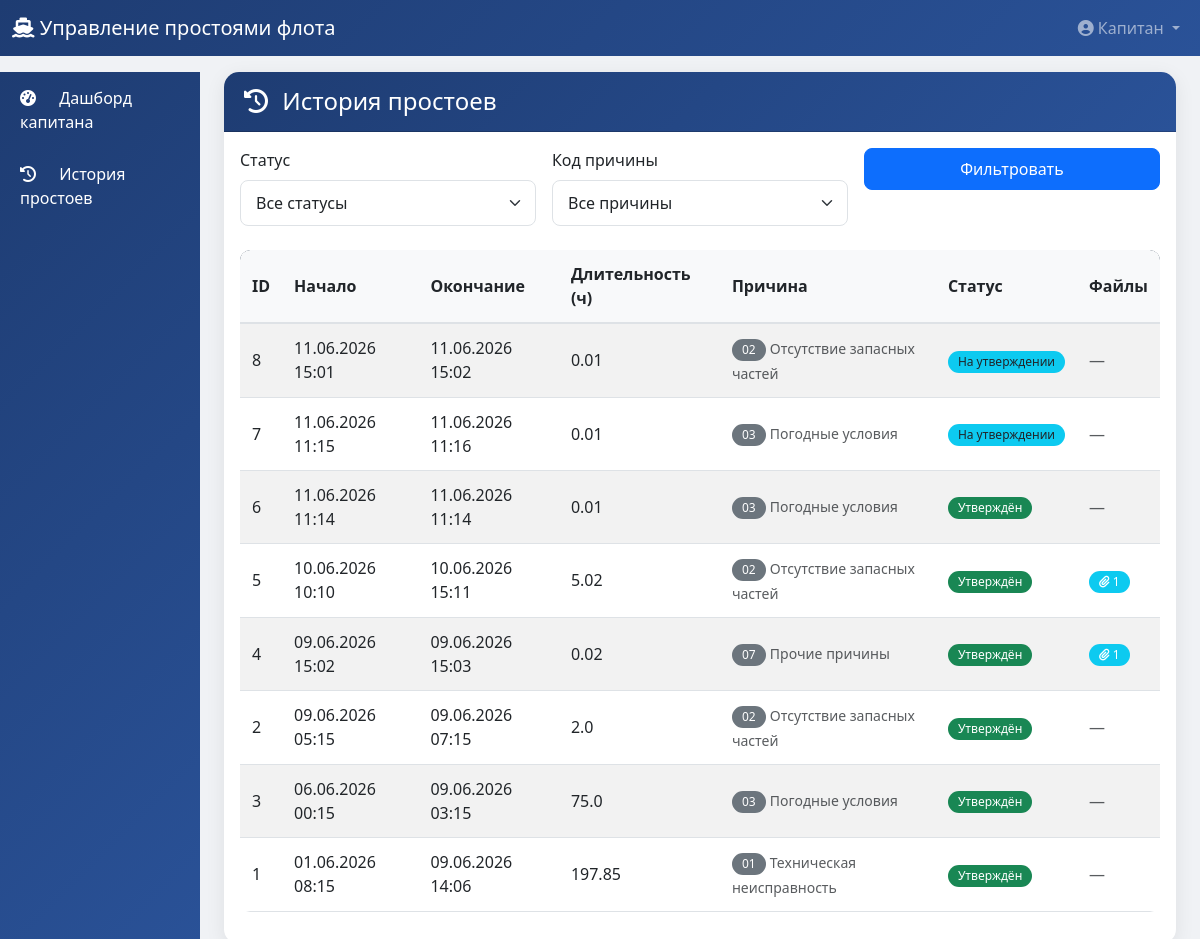
The page /captain/history (signed in) on the database its author committed.
### models.py (models this page shows)
class User(UserMixin, db.Model):
    __tablename__ = 'users'
    id = db.Column(db.Integer, primary_key=True)
    username = db.Column(db.String(80), unique=True, nullable=False)
    password_hash = db.Column(db.String(200), nullable=False)
    full_name = db.Column(db.String(200), nullable=False)
    role = db.Column(db.String(20), nullable=False)
    is_active = db.Column(db.Boolean, default=True)
    ship_id = db.Column(db.Integer, db.ForeignKey('ships.id'), nullable=True)
    created_at = db.Column(db.DateTime, default=datetime.utcnow)
    ship = db.relationship('Ship', backref='captains', foreign_keys=[ship_id])

class Downtime(db.Model):
    __tablename__ = 'downtimes'
    id = db.Column(db.Integer, primary_key=True)
    ship_id = db.Column(db.Integer, db.ForeignKey('ships.id'), nullable=False)
    start_time = db.Column(db.DateTime, nullable=False)
    end_time = db.Column(db.DateTime, nullable=True)
    reason_code = db.Column(db.String(2), nullable=True)
    description = db.Column(db.Text, nullable=True)
    status = db.Column(db.String(20), default='draft')  # draft, captain_signed, approved, rejected
    engineer_comment = db.Column(db.Text, nullable=True)
    engineer_approved = db.Column(db.Boolean, default=False)
    created_by = db.Column(db.Integer, db.ForeignKey('users.id'))
    created_at = db.Column(db.DateTime, default=datetime.utcnow)
    ship = db.relationship('Ship', backref='downtimes')
    creator = db.relationship('User', backref='created_downtimes')
    def get_reason_name(self):
        from config import Config
        return Config.DOWNTIME_REASONS.get(self.reason_code, '')

### app.py (the view)
@app.route('/captain/history')
@login_required
@captain_required
def captain_history():
    ship_id = current_user.ship_id
    if not ship_id:
        return render_template('captain/history.html', downtimes=[])
    status_filter = request.args.get('status', '')
    reason_filter = request.args.get('reason', '')
    query = Downtime.query.filter_by(ship_id=ship_id)
    if status_filter:
        query = query.filter_by(status=status_filter)
    if reason_filter:
        query = query.filter_by(reason_code=reason_filter)
    downtimes = query.order_by(Downtime.start_time.desc()).all()
    return render_template('captain/history.html',
                         downtimes=downtimes,
                         status_filter=status_filter,
                         reason_filter=reason_filter)

### auth.py (called while the page is built)
@login_manager.user_loader
def load_user(user_id):
    return User.query.get(int(user_id))

def role_required(*roles):
    def decorator(f):
        @wraps(f)
        def decorated_function(*args, **kwargs):
            if not current_user.is_authenticated:
                flash('Пожалуйста, авторизуйтесь', 'warning')
                return redirect(url_for('login'))  # ИСПРАВЛЕНО
            if current_user.role not in roles:
                flash('У вас нет доступа к этой странице', 'danger')
                return redirect(url_for('dashboard'))
            return f(*args, **kwargs)
        return decorated_function
    return decorator

### fleet_routes.py (called while the page is built)
@fleet.app_context_processor
def _inject_fleet_context():
    return {'expiry_titles': EXPIRY_TITLES, 'today_iso': date.today().isoformat()}

### templates/captain/history.html (shortened to what this page needs)
{% extends "base.html" %}
{% block content %}
<div class="container-fluid">
    <div class="card">
        <div class="card-header">
            <h4 class="mb-0"><i class="fas fa-history me-2"></i> История простоев</h4>
        </div>
        <div class="card-body">
            <form method="GET" class="row g-3 mb-4">
                <div class="col-md-4">
                    <label class="form-label">Статус</label>
                    <select name="status" class="form-select" onchange="this.form.submit()">
                        <option value="">Все статусы</option>
                    </select>
                </div>
                <div class="col-md-4">
                    <label class="form-label">Код причины</label>
                    <select name="reason" class="form-select" onchange="this.form.submit()">
                        <option value="">Все причины</option>
                    </select>
                </div>
                <div class="col-md-4">
                    <button type="submit" class="btn btn-primary w-100">Фильтровать</button>
                </div>
            </form>
            <div class="table-responsive">
                <table class="table table-striped table-hover" id="historyTable">
                    <thead style="background-color: #2c3e50; color: white;">
                        <tr>
                            <th>ID</th>
                            <th>Начало</th>
                            <th>Окончание</th>
                            <th>Длительность (ч)</th>
                            <th>Причина</th>
                            <th>Статус</th>
                            <th>Файлы</th>
                        </tr>
                    </thead>
                    <tbody>
                        {% for dt in downtimes %}
                        <tr class="clickable-row" data-downtime-id="{{ dt.id }}" style="cursor: pointer;">
                            <td>{{ dt.id }}</td>
                            <td>{{ dt.start_time.strftime('%d.%m.%Y %H:%M') if dt.start_time else '-' }}</td>
                            <td>
                                {% if dt.end_time %}
                                    {{ dt.end_time.strftime('%d.%m.%Y %H:%M') }}
                                {% else %}
                                    <span class="text-warning">Активен</span>
                                {% endif %}
                            </td>
                            <td>
                                {% if dt.end_time %}
                                    {{ ((dt.end_time - dt.start_time).total_seconds() / 3600)|round(2) }}
                                {% else %}
                                    -
                                {% endif %}
                            </td>
                            <td>
                                <span class="badge bg-secondary">{{ dt.reason_code or '-' }}</span>
                                {% if dt.reason_code %}
                                <small class="text-muted">{{ dt.get_reason_name() if dt.get_reason_name else '' }}</small>
                                {% endif %}
                            </td>
                            <td>
                                {% if dt.status == 'draft' %}
                                    <span class="badge bg-secondary">Черновик</span>
                                {% elif dt.status == 'captain_signed' %}
                                    <span class="badge bg-info text-dark">На утверждении</span>
                                {% elif dt.status == 'approved' %}
                                    <span class="badge bg-success">Утверждён</span>
                                {% elif dt.status == 'rejected' %}
                                    <span class="badge bg-danger">Отклонён</span>
                                {% endif %}
                            </td>
                            <td>
                                {% if dt.files and dt.files|length > 0 %}
                                    <span class="badge bg-info">
                                        <i class="fas fa-paperclip"></i> {{ dt.files|length }}
                                    </span>
                                {% else %}
                                    <span class="text-muted">—</span>
                                {% endif %}
                            </td>
                        </tr>
                        {% endfor %}
                    </tbody>
                </table>
            </div>
        </div>
    </div>
</div>
{% endblock %}

### templates/base.html (shortened to what this page needs)
<!DOCTYPE html>
<html lang="ru">
<head>
    <link href="https://cdn.jsdelivr.net/npm/bootstrap@5.3.0/dist/css/bootstrap.min.css" rel="stylesheet">
    <link rel="stylesheet" href="https://cdnjs.cloudflare.com/ajax/libs/font-awesome/6.4.0/css/all.min.css">
    <link href="https://cdn.jsdelivr.net/npm/tom-select@2.3.1/dist/css/tom-select.bootstrap5.min.css" rel="stylesheet">
</head>
<body>
    {% if current_user.is_authenticated %}
    <nav class="navbar navbar-expand-lg navbar-dark" style="background: linear-gradient(135deg, #1e3c72 0%, #2a5298 100%);">
        <div class="container-fluid">
            <a class="navbar-brand" href="{{ url_for('dashboard') }}">
                <i class="fas fa-ship"></i> Управление простоями флота
            </a>
            <div class="collapse navbar-collapse" id="navbarNav">
                <ul class="navbar-nav ms-auto">
                    <li class="nav-item dropdown">
                        <a class="nav-link dropdown-toggle" href="#" role="button" data-bs-toggle="dropdown">
                            <i class="fas fa-user-circle"></i> {{ current_user.full_name }}
                        </a>
                    </li>
                </ul>
            </div>
        </div>
    </nav>
    <div class="container-fluid mt-3">
        <div class="row">
            <div class="col-md-2 col-lg-2 d-none d-md-block sidebar p-0">
                <div class="list-group list-group-flush">
                    {% if current_user.role == 'captain' %}
                        <a href="{{ url_for('captain_dashboard') }}" class="list-group-item list-group-item-action">
                            <i class="fas fa-tachometer-alt"></i> Дашборд капитана
                        </a>
                        <a href="{{ url_for('captain_history') }}" class="list-group-item list-group-item-action">
                            <i class="fas fa-history"></i> История простоев
                        </a>
                    {% endif %}
                </div>
            </div>
            <div class="col-md-10 col-lg-10">
                {% block content %}{% endblock %}
            </div>
        </div>
    </div>
    {% else %}
        {% block content_login %}{% endblock %}
    {% endif %}
</body>
</html>

### templates/base.html (style rules this page uses)
body { background-color: #f0f2f5; font-family: 'Segoe UI', Tahoma, Geneva, Verdana, sans-serif; }
.sidebar { background: linear-gradient(135deg, #1e3c72 0%, #2a5298 100%); min-height: calc(100vh - 56px); border-radius: 0; }
.sidebar .list-group-item { background: transparent; border: none; color: white; padding: 12px 20px; margin: 2px 0; transition: all 0.3s; }
.sidebar .list-group-item i { margin-right: 10px; width: 25px; }
.card { border-radius: 15px; box-shadow: 0 5px 20px rgba(0,0,0,0.08); border: none; margin-bottom: 20px; }
.card-header { background: linear-gradient(135deg, #1e3c72 0%, #2a5298 100%); color: white; border-radius: 15px 15px 0 0 !important; padding: 15px 20px; font-weight: 600; }
.table { background: white; border-radius: 10px; overflow: hidden; }
.table th { background-color: #f8f9fa; font-weight: 600; border-bottom: 2px solid #dee2e6; }
.table td, .table th { padding: 12px; vertical-align: middle; }
.btn { border-radius: 8px; padding: 8px 20px; transition: all 0.3s; }
.form-control, .form-select { border-radius: 8px; padding: 10px 15px; border: 1px solid #dee2e6; }
.badge { padding: 5px 10px; border-radius: 20px; font-weight: 500; }
.table-responsive { border-radius: 10px; overflow-x: auto; }

### rows shown on the page
User: full_name "Капитан"
Downtime: id "8", start_time "11.06.2026 15:01", end_time "11.06.2026 15:02", end_time+start_time "0.01", reason_code "02", reason_code "Отсутствие запасных частей", status "На утверждении"
Downtime: id "7", start_time "11.06.2026 11:15", end_time "11.06.2026 11:16", end_time+start_time "0.01", reason_code "03", reason_code "Погодные условия", status "На утверждении"
Downtime: id "6", start_time "11.06.2026 11:14", end_time "11.06.2026 11:14", end_time+start_time "0.01", reason_code "03", reason_code "Погодные условия", status "Утверждён"
Downtime: id "5", start_time "10.06.2026 10:10", end_time "10.06.2026 15:11", end_time+start_time "5.02", reason_code "02", reason_code "Отсутствие запасных частей", status "Утверждён", files|length "1"
Downtime: id "4", start_time "09.06.2026 15:02", end_time "09.06.2026 15:03", end_time+start_time "0.02", reason_code "07", reason_code "Прочие причины", status "Утверждён", files|length "1"
Downtime: id "2", start_time "09.06.2026 05:15", end_time "09.06.2026 07:15", end_time+start_time "2.0", reason_code "02", reason_code "Отсутствие запасных частей", status "Утверждён"
Downtime: id "3", start_time "06.06.2026 00:15", end_time "09.06.2026 03:15", end_time+start_time "75.0", reason_code "03", reason_code "Погодные условия", status "Утверждён"
Downtime: id "1", start_time "01.06.2026 08:15", end_time "09.06.2026 14:06", end_time+start_time "197.85", reason_code "01", reason_code "Техническая неисправность", status "Утверждён"
